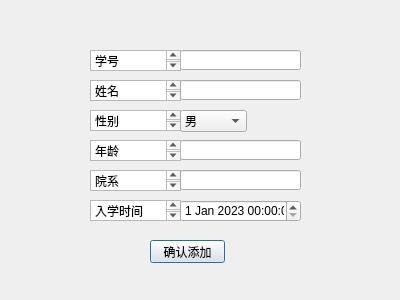
<?xml version="1.0" encoding="UTF-8"?>
<ui version="4.0">
 <class>Dialog</class>
 <widget class="QDialog" name="Dialog">
  <property name="geometry">
   <rect>
    <x>0</x>
    <y>0</y>
    <width>400</width>
    <height>300</height>
   </rect>
  </property>
  <property name="windowTitle">
   <string>Dialog</string>
  </property>
  <widget class="QPushButton" name="pushButton">
   <property name="geometry">
    <rect>
     <x>150</x>
     <y>240</y>
     <width>75</width>
     <height>23</height>
    </rect>
   </property>
   <property name="text">
    <string>确认添加</string>
   </property>
  </widget>
  <widget class="QLineEdit" name="lineEdit">
   <property name="geometry">
    <rect>
     <x>180</x>
     <y>50</y>
     <width>121</width>
     <height>20</height>
    </rect>
   </property>
  </widget>
  <widget class="QTextEdit" name="textEdit">
   <property name="geometry">
    <rect>
     <x>90</x>
     <y>50</y>
     <width>91</width>
     <height>21</height>
    </rect>
   </property>
   <property name="html">
    <string>&lt;!DOCTYPE HTML PUBLIC &quot;-//W3C//DTD HTML 4.0//EN&quot; &quot;http://www.w3.org/TR/REC-html40/strict.dtd&quot;&gt;
&lt;html&gt;&lt;head&gt;&lt;meta name=&quot;qrichtext&quot; content=&quot;1&quot; /&gt;&lt;style type=&quot;text/css&quot;&gt;
p, li { white-space: pre-wrap; }
&lt;/style&gt;&lt;/head&gt;&lt;body style=&quot; font-family:'SimSun'; font-size:9pt; font-weight:400; font-style:normal;&quot;&gt;
&lt;p style=&quot; margin-top:0px; margin-bottom:0px; margin-left:0px; margin-right:0px; -qt-block-indent:0; text-indent:0px;&quot;&gt;学号&lt;/p&gt;&lt;/body&gt;&lt;/html&gt;</string>
   </property>
  </widget>
  <widget class="QTextEdit" name="textEdit_2">
   <property name="geometry">
    <rect>
     <x>90</x>
     <y>80</y>
     <width>91</width>
     <height>21</height>
    </rect>
   </property>
   <property name="html">
    <string>&lt;!DOCTYPE HTML PUBLIC &quot;-//W3C//DTD HTML 4.0//EN&quot; &quot;http://www.w3.org/TR/REC-html40/strict.dtd&quot;&gt;
&lt;html&gt;&lt;head&gt;&lt;meta name=&quot;qrichtext&quot; content=&quot;1&quot; /&gt;&lt;style type=&quot;text/css&quot;&gt;
p, li { white-space: pre-wrap; }
&lt;/style&gt;&lt;/head&gt;&lt;body style=&quot; font-family:'SimSun'; font-size:9pt; font-weight:400; font-style:normal;&quot;&gt;
&lt;p style=&quot; margin-top:0px; margin-bottom:0px; margin-left:0px; margin-right:0px; -qt-block-indent:0; text-indent:0px;&quot;&gt;姓名&lt;/p&gt;&lt;/body&gt;&lt;/html&gt;</string>
   </property>
  </widget>
  <widget class="QLineEdit" name="lineEdit_2">
   <property name="geometry">
    <rect>
     <x>180</x>
     <y>80</y>
     <width>121</width>
     <height>20</height>
    </rect>
   </property>
  </widget>
  <widget class="QTextEdit" name="textEdit_3">
   <property name="geometry">
    <rect>
     <x>90</x>
     <y>110</y>
     <width>91</width>
     <height>21</height>
    </rect>
   </property>
   <property name="html">
    <string>&lt;!DOCTYPE HTML PUBLIC &quot;-//W3C//DTD HTML 4.0//EN&quot; &quot;http://www.w3.org/TR/REC-html40/strict.dtd&quot;&gt;
&lt;html&gt;&lt;head&gt;&lt;meta name=&quot;qrichtext&quot; content=&quot;1&quot; /&gt;&lt;style type=&quot;text/css&quot;&gt;
p, li { white-space: pre-wrap; }
&lt;/style&gt;&lt;/head&gt;&lt;body style=&quot; font-family:'SimSun'; font-size:9pt; font-weight:400; font-style:normal;&quot;&gt;
&lt;p style=&quot; margin-top:0px; margin-bottom:0px; margin-left:0px; margin-right:0px; -qt-block-indent:0; text-indent:0px;&quot;&gt;性别&lt;/p&gt;&lt;/body&gt;&lt;/html&gt;</string>
   </property>
  </widget>
  <widget class="QComboBox" name="comboBox">
   <property name="geometry">
    <rect>
     <x>180</x>
     <y>110</y>
     <width>67</width>
     <height>22</height>
    </rect>
   </property>
   <item>
    <property name="text">
     <string>男</string>
    </property>
   </item>
   <item>
    <property name="text">
     <string>女</string>
    </property>
   </item>
  </widget>
  <widget class="QLineEdit" name="lineEdit_3">
   <property name="geometry">
    <rect>
     <x>180</x>
     <y>140</y>
     <width>121</width>
     <height>20</height>
    </rect>
   </property>
  </widget>
  <widget class="QTextEdit" name="textEdit_4">
   <property name="geometry">
    <rect>
     <x>90</x>
     <y>140</y>
     <width>91</width>
     <height>21</height>
    </rect>
   </property>
   <property name="html">
    <string>&lt;!DOCTYPE HTML PUBLIC &quot;-//W3C//DTD HTML 4.0//EN&quot; &quot;http://www.w3.org/TR/REC-html40/strict.dtd&quot;&gt;
&lt;html&gt;&lt;head&gt;&lt;meta name=&quot;qrichtext&quot; content=&quot;1&quot; /&gt;&lt;style type=&quot;text/css&quot;&gt;
p, li { white-space: pre-wrap; }
&lt;/style&gt;&lt;/head&gt;&lt;body style=&quot; font-family:'SimSun'; font-size:9pt; font-weight:400; font-style:normal;&quot;&gt;
&lt;p style=&quot; margin-top:0px; margin-bottom:0px; margin-left:0px; margin-right:0px; -qt-block-indent:0; text-indent:0px;&quot;&gt;年龄&lt;/p&gt;&lt;/body&gt;&lt;/html&gt;</string>
   </property>
  </widget>
  <widget class="QTextEdit" name="textEdit_5">
   <property name="geometry">
    <rect>
     <x>90</x>
     <y>170</y>
     <width>91</width>
     <height>21</height>
    </rect>
   </property>
   <property name="html">
    <string>&lt;!DOCTYPE HTML PUBLIC &quot;-//W3C//DTD HTML 4.0//EN&quot; &quot;http://www.w3.org/TR/REC-html40/strict.dtd&quot;&gt;
&lt;html&gt;&lt;head&gt;&lt;meta name=&quot;qrichtext&quot; content=&quot;1&quot; /&gt;&lt;style type=&quot;text/css&quot;&gt;
p, li { white-space: pre-wrap; }
&lt;/style&gt;&lt;/head&gt;&lt;body style=&quot; font-family:'SimSun'; font-size:9pt; font-weight:400; font-style:normal;&quot;&gt;
&lt;p style=&quot; margin-top:0px; margin-bottom:0px; margin-left:0px; margin-right:0px; -qt-block-indent:0; text-indent:0px;&quot;&gt;院系&lt;/p&gt;&lt;/body&gt;&lt;/html&gt;</string>
   </property>
  </widget>
  <widget class="QLineEdit" name="lineEdit_4">
   <property name="geometry">
    <rect>
     <x>180</x>
     <y>170</y>
     <width>121</width>
     <height>20</height>
    </rect>
   </property>
  </widget>
  <widget class="QTextEdit" name="textEdit_6">
   <property name="geometry">
    <rect>
     <x>90</x>
     <y>200</y>
     <width>91</width>
     <height>21</height>
    </rect>
   </property>
   <property name="html">
    <string>&lt;!DOCTYPE HTML PUBLIC &quot;-//W3C//DTD HTML 4.0//EN&quot; &quot;http://www.w3.org/TR/REC-html40/strict.dtd&quot;&gt;
&lt;html&gt;&lt;head&gt;&lt;meta name=&quot;qrichtext&quot; content=&quot;1&quot; /&gt;&lt;style type=&quot;text/css&quot;&gt;
p, li { white-space: pre-wrap; }
&lt;/style&gt;&lt;/head&gt;&lt;body style=&quot; font-family:'SimSun'; font-size:9pt; font-weight:400; font-style:normal;&quot;&gt;
&lt;p style=&quot; margin-top:0px; margin-bottom:0px; margin-left:0px; margin-right:0px; -qt-block-indent:0; text-indent:0px;&quot;&gt;入学时间&lt;/p&gt;&lt;/body&gt;&lt;/html&gt;</string>
   </property>
  </widget>
  <widget class="QDateTimeEdit" name="dateTimeEdit">
   <property name="geometry">
    <rect>
     <x>180</x>
     <y>200</y>
     <width>121</width>
     <height>22</height>
    </rect>
   </property>
   <property name="dateTime">
    <datetime>
     <hour>0</hour>
     <minute>0</minute>
     <second>0</second>
     <year>2023</year>
     <month>1</month>
     <day>1</day>
    </datetime>
   </property>
  </widget>
 </widget>
 <resources/>
 <connections/>
</ui>
